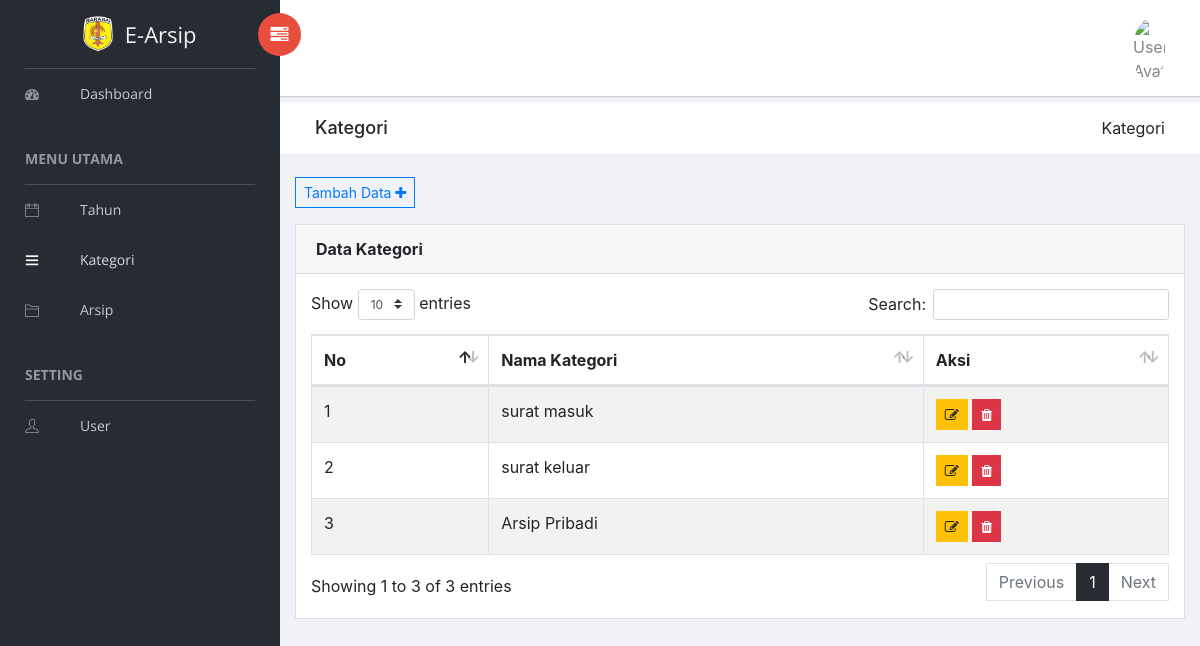
Page /admin/home.php?page=kategori (signed in) on the committed database.
### tables this page shows
CREATE TABLE `tb_kategori` (
  `id` int(20) NOT NULL,
  `kategori` varchar(255) NOT NULL
);

### admin/kategori/kategori.php (the view, shortened to what this page needs)
<div class="breadcrumbs">
            <div class="col-sm-4">
                <div class="page-header float-left">
                    <div class="page-title">
                        <h1>Kategori</h1>
                    </div>
                </div>
            </div>
            <div class="col-sm-8">
                <div class="page-header float-right">
                    <div class="page-title">
                        <ol class="breadcrumb text-right">
                            <li class="active">Kategori</li>
                        </ol>
                    </div>
                </div>
            </div>
        </div>
        <div class="content mt-3">
             <div class="animated fadeIn">
                <div class="row">
                <div class="col-12">
                </div>
                    <div class="col-md-12">
                        <a href="?page=kategori&aksi=tambah" class=" btn btn-outline-primary btn-sm mb-3">Tambah Data <i class="fa fa-plus"></i></a>
                        <div class="card">
                            <div class="card-header">
                                <strong class="card-title text-left">Data Kategori</strong>
                            </div>
                            <div class="card-body">
                                <div class="table-responsive">
                                    <table id="bootstrap-data-table-export" class="table table-striped table-bordered">
                                    <thead>
                                        <tr>
                                            <th>No</th>
                                            <th>Nama Kategori</th>
                                            <th>Aksi</th>
                                        </tr>
                                    </thead>
                                    <tbody>
                                        <?php
                                        $no = 1;
                                        $query = mysqli_query($koneksi, "SELECT * FROM tb_kategori");
                                        while ($item = mysqli_fetch_array($query)){
                                        ?>
                                        <tr>
                                            <td><?= $no++; ?></td>
                                            <td><?= $item['kategori'] ?></td>
                                            <td><a href="?page=kategori&aksi=edit&id=<?= $item['id'] ?>" class="btn btn-warning btn-sm"><i class="fa fa-edit"></i></a>
                                                <a href="?page=kategori&aksi=hapus&id=<?= $item['id'] ?>" class="btn btn-danger btn-sm"><i class="fa fa-trash"></i></a>
                                            </td>
                                        </tr>
                                        <?php } ?>
                                    </tbody>
                                </table>
                                </div>
                            </div>
                        </div>
                    </div>
                </div>
            </div>
        </div>

### rows in the picture
tb_kategori: kategori "surat masuk"
tb_kategori: kategori "surat keluar"
tb_kategori: kategori "Arsip Pribadi"
